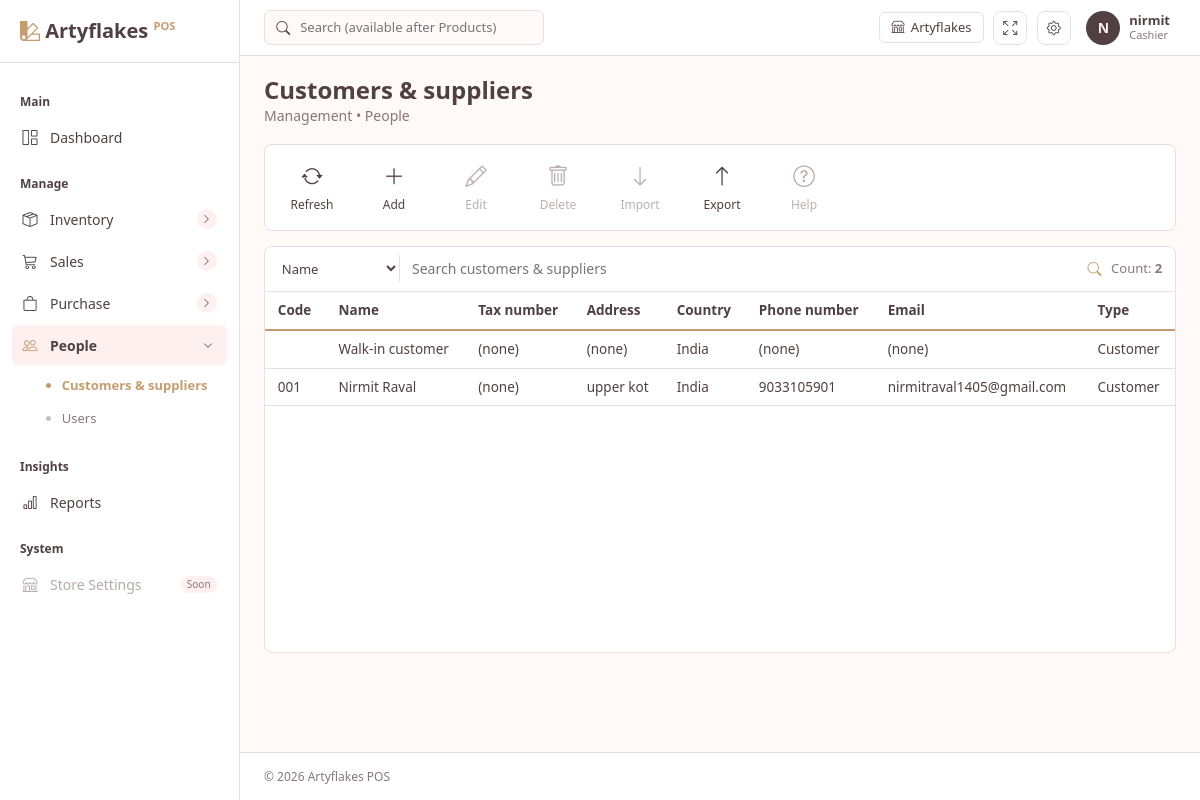
The app's page /people/contacts/ (signed in) with its own data.
### accounts/models.py (models this page shows)
class User(AbstractUser):
    class Role(models.TextChoices):
        ADMIN = "admin", "Admin"
        CASHIER = "cashier", "Cashier"
    role = models.CharField(max_length=20, choices=Role.choices, default=Role.CASHIER)
    phone = models.CharField(max_length=15, blank=True)
    @property
    def is_admin_role(self):
        return self.is_superuser or self.role == self.Role.ADMIN

### people/models.py (models this page shows, shortened)
class Contact(TimeStampedModel):
    code = models.CharField(max_length=30, unique=True, null=True, blank=True)
    name = models.CharField(max_length=200)
    is_customer = models.BooleanField("Customer", default=True)
    is_supplier = models.BooleanField("Supplier", default=False)
    gstin = models.CharField("Tax number (GSTIN)", max_length=15, blank=True, validators=[validate_gstin])
    address = models.TextField(blank=True)
    city = models.CharField(max_length=100, blank=True)
    country = models.CharField(max_length=60, default="India", blank=True)
    phone = models.CharField("Phone number", max_length=15, blank=True, db_index=True, validators=[phone_validator])
    email = models.EmailField(blank=True)
    notes = models.TextField(blank=True)
    is_active = models.BooleanField(default=True)
    is_system = models.BooleanField(default=False, editable=False)  # the built-in Walk-in customer
    class Meta:
        ordering = ["name"]
    @property
    def type_label(self):
        if self.is_customer and self.is_supplier:
            return "Both"
        return "Supplier" if self.is_supplier else "Customer"
    @classmethod
    def walk_in(cls):
        obj, _ = cls.objects.get_or_create(
            is_system=True,
            defaults={"name": "Walk-in customer", "is_customer": True, "is_supplier": False},
        )
        return obj

### people/views.py (the view)
# urls.py: path("contacts/", views.ContactList.as_view(), name="contact_list"),
class ContactList(AdminRequiredMixin, TemplateView):
    template_name = "people/list.html"
    def get_context_data(self, **kwargs):
        ctx = super().get_context_data(**kwargs)
        Contact.walk_in()  # make sure the built-in row exists
        q = self.request.GET.get("q", "").strip()
        field = self.request.GET.get("field", "name")
        if field not in SEARCH_FIELDS:
            field = "name"
        kind = self.request.GET.get("type", "")
        qs = Contact.objects.all()
        if kind == "customer":
            qs = qs.filter(is_customer=True)
        elif kind == "supplier":
            qs = qs.filter(is_supplier=True)
        if q:
            qs = qs.filter(**{f"{field}__icontains": q})
        paginator = Paginator(qs.order_by("-is_system", "name"), 50)
        page = paginator.get_page(self.request.GET.get("page"))
        rows = []
        for c in page:
            rows.append({
                "pk": c.pk,
                "cells": [
                    c.code or "", c.name, c.gstin or "(none)" if not c.is_system else "(none)",
                    " ".join(c.address.split())[:70] or "(none)",
                    c.country, c.phone or "(none)", c.email or "(none)", c.type_label,
                ],
                "inactive": not c.is_active,
                "edit": "" if c.is_system else reverse("people:contact_update", args=[c.pk]),
                "delete": "" if c.is_system else reverse("people:contact_delete", args=[c.pk]),
            })
        params = self.request.GET.copy()
        params.pop("page", None)
        ctx.update(
            rows=rows, page=page, total=paginator.count, q=q, field=field,
            search_fields=SEARCH_FIELDS, kind=kind, querystring=params.urlencode(),
        )
        return ctx

### core/permissions.py (called while the page is built)
    def test_func(self):
        return self.request.user.is_authenticated and self.request.user.is_admin_role

### templates/people/list.html (shortened to what this page needs)
{% extends "base.html" %}
{% load static %}
{% block extra_css %}<link href="{% static 'css/inventory.css' %}" rel="stylesheet">{% endblock %}
{% block content %}
<div class="page-head">
  <div>
    <h3>Customers &amp; suppliers</h3>
    <p>
      Management &bull; People
    </p>
  </div>
</div>
<div class="toolbar">
  <a class="tb" href="{{ request.get_full_path }}"><i class="bi bi-arrow-repeat"></i><span>Refresh</span></a>
  <a class="tb" href="{% url 'people:contact_create' %}"><i class="bi bi-plus-lg"></i><span>Add</span></a>
  <a class="tb disabled" id="btnEdit"><i class="bi bi-pencil"></i><span>Edit</span></a>
  <a class="tb disabled" id="btnDelete"><i class="bi bi-trash"></i><span>Delete</span></a>
  <span class="tb disabled" title="Coming soon"><i class="bi bi-arrow-down"></i><span>Import</span></span>
  <a class="tb" href="{% url 'people:contact_export' %}"><i class="bi bi-arrow-up"></i><span>Export</span></a>
  <span class="tb disabled" title="Coming soon"><i class="bi bi-question-circle"></i><span>Help</span></span>
</div>
<section class="grid-panel">
  <form class="grid-search" method="get">
    <select name="field" class="grid-field" onchange="this.form.q.focus()">
      {% for key, label in search_fields.items %}
        <option value="{{ key }}" {% if key == field %}selected{% endif %}>{{ label }}</option>
      {% endfor %}
    </select>
    <input type="text" name="q" value="{{ q }}" placeholder="Search customers &amp; suppliers" autocomplete="off">
    <i class="bi bi-search"></i>
    <span class="count">Count: <strong>{{ total }}</strong></span>
  </form>
  <div class="grid-wrap">
    <table class="grid" id="partyRows">
      <thead>
        <tr>
          <th>Code</th><th>Name</th><th>Tax number</th><th>Address</th>
          <th>Country</th><th>Phone number</th><th>Email</th><th>Type</th>
        </tr>
      </thead>
      <tbody>
        {% for r in rows %}
        <tr data-pk="{{ r.pk }}" data-edit="{{ r.edit }}" data-delete="{{ r.delete }}" class="{% if r.inactive %}inactive{% endif %}">
          {% for cell in r.cells %}
            <td>{{ cell }}{% if forloop.counter == 2 and r.inactive %} <span class="tag">Inactive</span>{% endif %}</td>
          {% endfor %}
        </tr>
        {% empty %}
        <tr><td colspan="8" class="grid-empty">Nothing matches this search.</td></tr>
        {% endfor %}
      </tbody>
    </table>
  </div>
</section>
{% endblock %}

### templates/base.html (shortened to what this page needs)
{% load static %}
<!DOCTYPE html>
<html lang="en">
<head>
  <link href="https://cdn.jsdelivr.net/npm/bootstrap@5.3.3/dist/css/bootstrap.min.css" rel="stylesheet">
  <link href="https://cdn.jsdelivr.net/npm/bootstrap-icons@1.11.3/font/bootstrap-icons.min.css" rel="stylesheet">
  <link href="{% static 'css/app.css' %}" rel="stylesheet">
  {% block extra_css %}{% endblock %}
</head>
<body>
{% if user.is_authenticated %}
<div class="app-shell">
  <aside class="sidebar" id="sidebar">
    <div class="sidebar-brand">
      <i class="bi bi-palette2"></i> Artyflakes <span>POS</span>
    </div>
    <nav class="sidebar-nav">
      <div class="nav-label">Main</div>
      <a class="side-link {% if request.resolver_match.view_name == 'dashboard:home' %}active{% endif %}" href="{% url 'dashboard:home' %}">
        <i class="bi bi-grid-1x2"></i> Dashboard
      </a>
      <div class="nav-label">Manage</div>
      {% with inv=request.resolver_match.app_name pu=request.resolver_match.url_name %}
      <button class="side-link nav-toggle {% if inv != 'inventory' %}collapsed{% endif %}" type="button" data-bs-toggle="collapse" data-bs-target="#grpInventory" aria-expanded="{% if inv == 'inventory' %}true{% else %}false{% endif %}">
        <i class="bi bi-box-seam"></i> Inventory
        <span class="chev"><i class="bi bi-chevron-right"></i></span>
      </button>
      {% endwith %}
      <button class="side-link nav-toggle collapsed" type="button" data-bs-toggle="collapse" data-bs-target="#grpSales" aria-expanded="false">
        <i class="bi bi-cart3"></i> Sales
        <span class="chev"><i class="bi bi-chevron-right"></i></span>
      </button>
      <button class="side-link nav-toggle collapsed" type="button" data-bs-toggle="collapse" data-bs-target="#grpPurchase" aria-expanded="false">
        <i class="bi bi-bag"></i> Purchase
        <span class="chev"><i class="bi bi-chevron-right"></i></span>
      </button>
      {% if user.is_admin_role %}
      {% with pa=request.resolver_match.app_name %}
      <button class="side-link nav-toggle {% if pa != 'people' %}collapsed{% endif %}" type="button" data-bs-toggle="collapse" data-bs-target="#grpPeople" aria-expanded="{% if pa == 'people' %}true{% else %}false{% endif %}">
        <i class="bi bi-people"></i> People
        <span class="chev"><i class="bi bi-chevron-right"></i></span>
      </button>
      <div class="collapse {% if pa == 'people' %}show{% endif %}" id="grpPeople">
        <div class="sub-list">
          <a class="sub-link {% if pa == 'people' %}active{% endif %}" href="{% url 'people:contact_list' %}">Customers &amp; suppliers</a>
          <a class="sub-link" href="{% url 'admin:accounts_user_changelist' %}">Users</a>
        </div>
      </div>
      {% endwith %}
      {% endif %}
      {% if user.is_admin_role %}
      <div class="nav-label">Insights</div>
      <a class="side-link {% if request.resolver_match.app_name == 'reports' %}active{% endif %}" href="{% url 'reports:index' %}">
        <i class="bi bi-bar-chart"></i> Reports
      </a>
      {% endif %}
      <div class="nav-label">System</div>
      <a class="side-link disabled"><i class="bi bi-shop"></i> Store Settings <em>Soon</em></a>
    </nav>
  </aside>
  <div class="main-area">
    <header class="topbar">
      <div class="topbar-search d-none d-md-flex">
        <i class="bi bi-search"></i>
        <input type="text" placeholder="Search (available after Products)" disabled>
      </div>
      <div class="topbar-right">
                <a class="store-chip d-none d-md-inline-flex" href="{% url 'pos:screen' %}" title="Open POS"><i class="bi bi-shop"></i> Artyflakes</a>
        <button class="icon-btn" id="fullscreenBtn" title="Full screen"><i class="bi bi-arrows-fullscreen"></i></button>
        {% if user.is_admin_role %}
        <a class="icon-btn" href="{% url 'admin:index' %}" title="Admin panel"><i class="bi bi-gear"></i></a>
        {% endif %}
        <div class="dropdown">
          <button class="profile-btn" data-bs-toggle="dropdown">
            <span class="avatar">{{ user.username|slice:":1"|upper }}</span>
            <span class="d-none d-md-block text-start lh-1">
              <strong>{{ user.get_full_name|default:user.username }}</strong>
              <small>{{ user.get_role_display }}</small>
            </span>
          </button>
        </div>
      </div>
    </header>
    <main class="content">
      {% block content %}{% endblock %}
    </main>
    <footer class="app-footer">© {% now "Y" %} Artyflakes POS</footer>
  </div>
</div>
{% else %}
  {% block auth_content %}{% endblock %}
{% endif %}
</body>
</html>

### static/css/inventory.css (style rules this page uses)
.toolbar { display: flex; flex-wrap: wrap; gap: .25rem; background: var(--card-bg); border: 1px solid var(--border); border-radius: 8px; padding: .5rem; margin-bottom: .9rem; }
.tb { display: flex; flex-direction: column; align-items: center; justify-content: center; gap: .2rem; min-width: 78px; padding: .5rem .6rem; border: 0; background: transparent; border-radius: 6px; color: var(--primary); font-size: 12px; text-align: center; }
.tb i { font-size: 1.35rem; }
.tb.disabled { color: #BDB0B1; cursor: not-allowed; pointer-events: none; }
.grid-panel { background: var(--card-bg); border: 1px solid var(--border); border-radius: 8px; min-width: 0; }
.grid-search { display: flex; align-items: center; gap: .6rem; padding: .55rem .8rem; border-bottom: 1px solid var(--border); }
.grid-search i { color: var(--secondary); }
.grid-search input { flex: 1; border: 0; outline: 0; background: transparent; color: var(--text); min-width: 0; }
.grid-search .count { color: var(--muted); font-size: 13px; white-space: nowrap; }
.grid-wrap { overflow-x: auto; min-height: 360px; }
.grid { width: 100%; border-collapse: collapse; font-size: 13.5px; }
.grid th { text-align: left; padding: .55rem .8rem; border-bottom: 2px solid var(--secondary); color: var(--primary); font-weight: 600; white-space: nowrap; }
.grid td { padding: .5rem .8rem; border-bottom: 1px solid var(--border); white-space: nowrap; }
.grid tbody tr[data-pk] { cursor: pointer; }
.grid-field { border: 0; border-right: 1px solid var(--border); background: transparent; color: var(--text); padding: .2rem .6rem .2rem 0; font-size: 13px; outline: 0; }
.grid-search .count { margin-left: auto; }

### records on screen
User: username "N", get_full_name "nirmit", role "Cashier"
Contact: cells "Walk-in customer" "India"
Contact: cells "001" "Nirmit Raval" "India" "9033105901" "nirmitraval1405@gmail.com"

### other values on screen
{{ total }} "2"
{{ cell }} "(none)" "(none)" "(none)" "(none)" "Customer" "(none)" "upper kot" "Customer"
form field field "Name"
